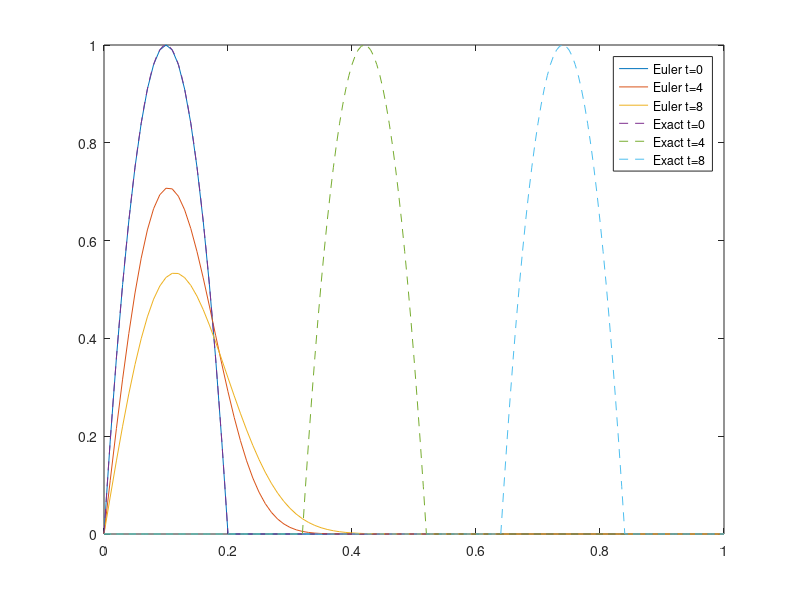

The MATLAB source for this figure:
clc
clearvars

h_x=0.01;
h_t=0.1;
x02=0:h_x:1;
% x1=0.2+h_x:h_x:1;

length_x=length(x02);%+length(x1);
t=linspace(h_t,8,8/h_t);
length_t=length(t);
u=0.08;

T=zeros(length_t,length_x);
%introducing BC


%introducing IC
x=x02;
for i=1:length_x
    if x(i)<=0.2
        T(1,i)=1-(10*x(i)-1)^2;
    else
        T(1,i)=0;
    end
end
T(:,1)=0;
T(:,end)=0;
%solving matrix Explicit Euler time advancement and second-order central
%differencing

clearvars i
g=u*h_t/(2*h_x);
for i=1:length_t-1
    for j=2:length_x-1
        T(i+1,j)=T(i,j)+g*(T(i,j+1)-2*T(i,j)+T(i,j-1));
    end
end


xx=0:0.005:1;
tt=0:4:8;
for i=1:length(tt)
    for j=1:length(xx)
        if (xx(j)-u*tt(i))<=0.2
            TT(i,j)=1-(10*(xx(j)-u*tt(i))-1)^2;
        else
            TT(i,j)=0;
        end
    end
end
ind=find(TT<=0);
TT(ind)=0;
ind2=linspace(1,length_t,3);
ind2=round(ind2);
plot(x,T(ind2,:))
hold on
plot(xx,TT,'--')
legend('Euler t=0','Euler t=4','Euler t=8','Exact t=0','Exact t=4','Exact t=8')